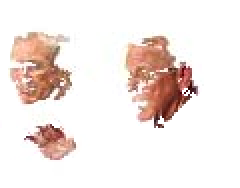
#> input picture skinDetection/Mask/0000.bmp, 120 x 94 px, found by its file name (shown 2 times larger); its folder holds 4 pictures in this run
$ python naive_bayes_train.py
#> lines starting #> are read from the running program, lines starting #| are printed output that depends on the picture
import cv2
import numpy as np
import os
from sklearn.naive_bayes import GaussianNB
from sklearn.model_selection import train_test_split
from sklearn.metrics import accuracy_score
import joblib

def extract_features(image):
    """Extracts RGB or HSV features (Hue, Saturation, Value) from the image."""
    hsv = cv2.cvtColor(image, cv2.COLOR_BGR2HSV)
    return hsv

def generate_training_data(mask_folder, image_folder):
    """Generates feature vectors and labels from the skin mask and real images."""
#> called with mask_folder = 'Mask', image_folder = 'ibtd'
    skin_features = []
    non_skin_features = []

    # List all files in the mask folder (detected images)
    mask_files = os.listdir(mask_folder)
    print(f"Found {len(mask_files)} mask files in {mask_folder}.")

    for mask_file in mask_files:
        # Ensure the corresponding real image exists
        real_image_file = mask_file.replace(".bmp", ".jpg")  # Match mask with real image file

        mask_path = os.path.join(mask_folder, mask_file)
        real_image_path = os.path.join(image_folder, real_image_file)

        # Read the corresponding mask and real image
        mask = cv2.imread(mask_path, cv2.IMREAD_GRAYSCALE)
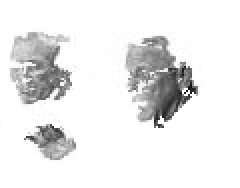
#> mask: shape (94, 120) (shown 2 times larger); min 12, max 255, mean 234.5
        real_image = cv2.imread(real_image_path)
#> real_image is the input picture: shape (94, 120, 3); mean B, G, R 228, 231.7, 242.4

        if mask is None or real_image is None:
            print(f"Skipping {mask_file} as one of the images is not loaded correctly.")
            continue

        # Extract features from the real image
        hsv = extract_features(real_image)
#> in extract_features, `hsv = cv2.cvtColor(image, cv2.COLOR_BGR2HSV)`: hsv: shape (94, 120, 3); mean H, S, V 11.3, 20.7, 242.5
        for i in range(hsv.shape[0]):
            for j in range(hsv.shape[1]):
                # If the mask pixel is white (skin), label it as 1 (skin)
                if mask[i, j] == 255:
                    skin_features.append(hsv[i, j])
                else:
                    non_skin_features.append(hsv[i, j])
#> after the loop, non_skin_features = 3436 items, first 6: [0, 0, 254], [0, 0, 254], [0, 0, 254], [0, 0, 254], [0, 0, 254], [0, 0, 254]; skin_features = 7844 items, first 6: [0, 0, 255], [0, 0, 255], [0, 0, 255], [0, 0, 255], [0, 0, 255], [0, 0, 255]
#> pass 2 of the loop in generate_training_data, `for mask_file in mask_files:`:
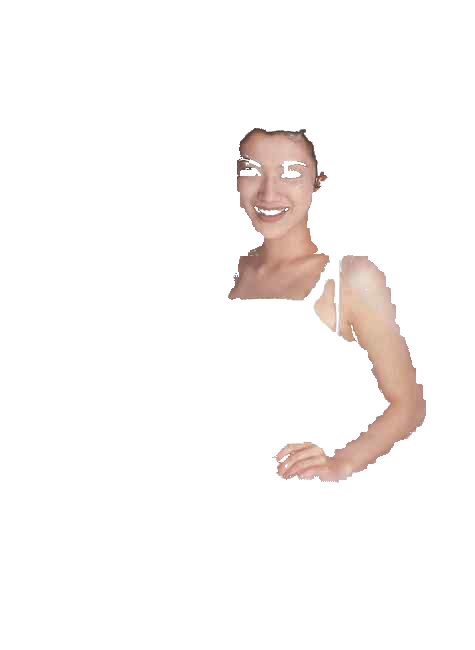
#> input picture skinDetection/Mask/0008.bmp, 475 x 650 px, found by its file name
#> in generate_training_data, `mask = cv2.imread(mask_path, cv2.IMREAD_GRAYSCALE)`:
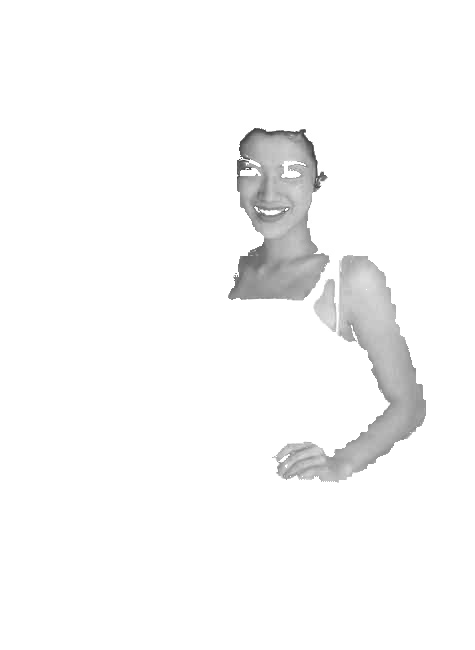
#> mask: shape (650, 475); min 60, max 255, mean 248.4
#> in generate_training_data, real_image is the input picture: shape (650, 475, 3); mean B, G, R 246.4, 247.6, 250.7
#> hsv: shape (650, 475, 3); mean H, S, V 1.1, 5.5, 250.7
#> after the loop in generate_training_data, `for i in range(hsv.shape[0]):`: non_skin_features = 29306 items; skin_features = 290724 items
#> pass 3 of the loop in generate_training_data, `for mask_file in mask_files:`:
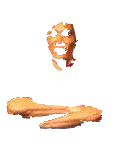
#> input picture skinDetection/Mask/0011.bmp, 120 x 156 px, found by its file name
#> in generate_training_data, `mask = cv2.imread(mask_path, cv2.IMREAD_GRAYSCALE)`:
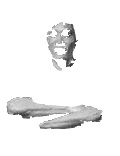
#> mask: shape (156, 120); min 44, max 255, mean 242.5
#> in generate_training_data, real_image is the input picture: shape (156, 120, 3); mean B, G, R 233.2, 240.6, 249.8
#> hsv: shape (156, 120, 3); mean H, S, V 8, 20, 250
#> after the loop in generate_training_data, `for i in range(hsv.shape[0]):`: non_skin_features = 33163 items; skin_features = 305587 items
#> the loop made 4 passes; the first 3 are shown

    # Check if any features were collected
    print(f"Collected {len(skin_features)} skin features and {len(non_skin_features)} non-skin features.")

    # Combine skin and non-skin data
    features = np.array(skin_features + non_skin_features)
    labels = np.array([1] * len(skin_features) + [0] * len(non_skin_features))  # 1 for skin, 0 for non-skin

    return features, labels

def train_naive_bayes_classifier(features, labels):
    """Train Naive Bayes classifier on the given features and labels."""
    clf = GaussianNB()
    clf.fit(features, labels)
    return clf

if __name__ == '__main__':
    # Path to the folders
    mask_folder = 'Mask'  # Folder with detected images (.bmp)
    image_folder = 'ibtd'    # Folder with real images (.jpeg)

    # Generate training data
    features, labels = generate_training_data(mask_folder, image_folder)

    # If no valid data is found, print error and exit
    if features.size == 0 or labels.size == 0:
        print("No valid training data found. Please check your image files and paths.")
        exit()

    # Split data into training and test sets
    X_train, X_test, y_train, y_test = train_test_split(features, labels, test_size=0.3)

    # Train Naive Bayes model
    clf = train_naive_bayes_classifier(X_train, y_train)

    # Evaluate the classifier on the test set
    y_pred = clf.predict(X_test)
    accuracy = accuracy_score(y_test, y_pred)
    print(f"Model Accuracy: {accuracy:.2f}")

    # Save the trained model
    joblib.dump(clf, 'naive_bayes_skin_model.pkl')
